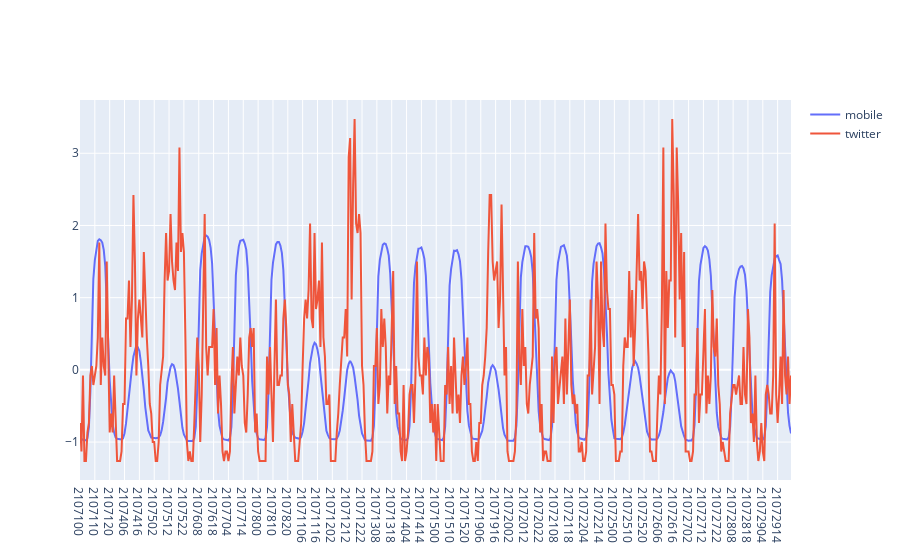

This figure's notebook cell:
### Code cell
import plotly.graph_objects as go
fig = go.Figure(data=[
    go.Scatter(x=x_label_workday, y=month7_mobile_workday_flatten_stand, name='mobile'),
    go.Scatter(x=x_label_workday, y=month7_twitter_workday_flatten_stand , name="twitter"),
])
fig.show()

### Figure 1 — Plotly figure (JSON) as saved in the notebook; plotly's stock layout.template omitted (floating-point values rounded to 4 significant figures; data arrays with more than 128 entries replaced by an {"elided": "..."} marker saying what was removed)
{"data": [{"name": "mobile", "type": "scatter", "x": {"elided": "480 str values"}, "y": {"elided": "480 float values"}}, {"name": "twitter", "type": "scatter", "x": {"elided": "480 str values"}, "y": {"elided": "480 float values"}}], "layout": {}}
